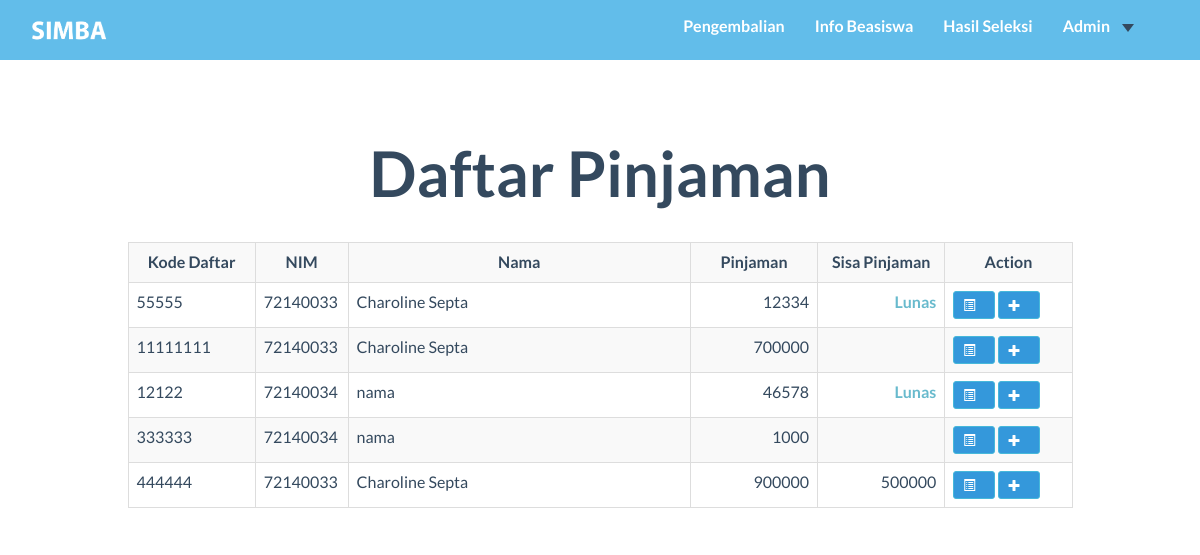
The app's page /user_admin/Cicilan.php, older data.
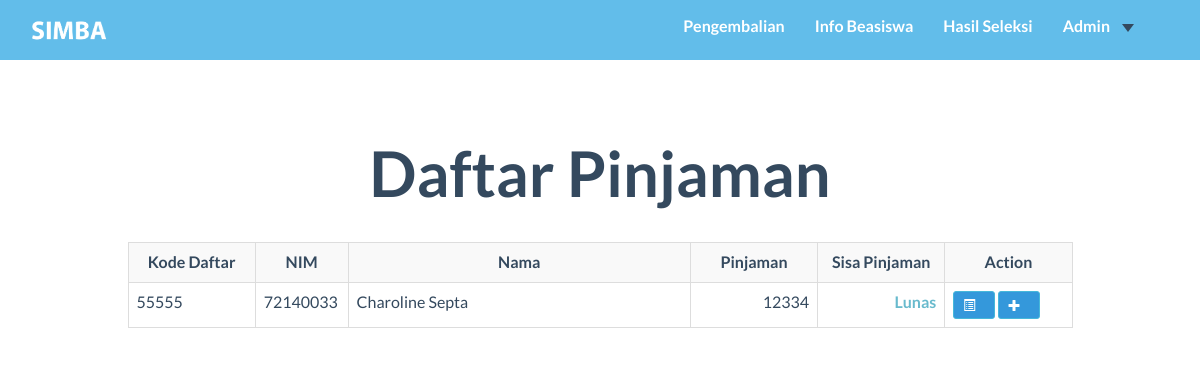
The same page, newer data.
### tables this page shows
CREATE TABLE `pendaftaran` (
  `kd_daftar` int(8) NOT NULL,
  `nim` char(8) NOT NULL,
  `kd_bsw` char(3) NOT NULL,
  `tgl_daftar` timestamp NOT NULL DEFAULT CURRENT_TIMESTAMP,
  `nominal_pengajuan` int(11) NOT NULL,
  `nominal_disetujui` int(11) DEFAULT NULL,
  `sisa_pinjaman` int(11) DEFAULT NULL
);

CREATE TABLE `mahasiswa` (
  `NIM` char(8) NOT NULL,
  `kd_prodi` char(2) NOT NULL,
  `nama_mhs` varchar(99) NOT NULL,
  `gender` char(1) NOT NULL,
  `tgl_lahir` date NOT NULL,
  `email` varchar(99) NOT NULL,
  `alamat` varchar(999) NOT NULL,
  `kode_pos` char(5) NOT NULL,
  `no_telp` char(12) NOT NULL,
  `total_sks` int(11) NOT NULL
);

### user_admin/Cicilan.php (the view, shortened to what this page needs)
<?php
Include ("../function/coba.php");
$q="SELECT pendaftaran.kd_daftar, pendaftaran.nim, nama_mhs, pendaftaran.nominal_disetujui, sisa_pinjaman FROM pendaftaran NATURAL JOIN mahasiswa NATURAL JOIN beasiswa WHERE pendaftaran.kd_bsw like 'P%'AND nominal_disetujui is not null and isTampil = 1";
$getDataPinjaman=mysqli_query($koneksi,$q);
?>
<!DOCTYPE HTML>
<html>
<head>
    <link href="../css/bootstrap.min.css" rel="stylesheet">
    <link rel="stylesheet" href="https://maxcdn.bootstrapcdn.com/bootstrap/3.3.7/css/bootstrap.min.css">
    <link href="../font-awesome/css/font-awesome.min.css" rel="stylesheet">
    <link href="../css/general.css" rel="stylesheet">
    <link href="../css/custom.css" rel="stylesheet">
    <link href="../css/owl.carousel.css" rel="stylesheet">
    <link href="../css/owl.theme.css" rel="stylesheet">
    <link href="../css/style.css" rel="stylesheet">
    <link href="../css/animate.css" rel="stylesheet">
    <link rel="stylesheet" href="../css/magnific-popup.css">
</head>
<body>
  <nav class="navbar-default" role="navigation" style="position: fixed; top: 0px;">
    <div class="container">
      <a class="" href="index.php" ">
        <img src="../img/logo2.png" height="45px" style="margin-top:8px; margin-left:0" id="logo"/>
      </a>
      <div class="collapse navbar-collapse navbar-right navbar-ex1-collapse stuckMenu">
        <ul class="nav navbar-nav">
          <li class="menuItem"><a href="Cicilan.php">Pengembalian </a></li>
          <li class="menuItem"><a href="../index.php#infoBeasiswa">Info Beasiswa </a></li>
          <li class="menuItem"><a href="../index.php#hasilSeleksi">Hasil Seleksi </a></li>
          <li class="menuItem dropdown">
            <a class="dropdown-toggle" data-toggle="dropdown" href="#">Admin<span class="caret"></span></a>
          </li>
        </ul>
      </div>
    </div>
  </nav>
<br/><br/><br/><br/>
  <div class="container">
      <h2 class="text-center">Daftar Pinjaman</h2>
      <br/>
      <div class="row">
          <div class="col-md-1"></div>
          <div class="col-md-10">
              <table class="table table-striped table-bordered">
                  <tr ">
                  <th class="text-center" width="13%">Kode Daftar</th>
                  <th class="text-center" width="5%">NIM</th>
                  <th class="text-center" width="35%">Nama</th>
                  <th class="text-center" width="13%">Pinjaman</th>
                  <th class="text-center" width="13%"> Sisa Pinjaman</th>
                  <th class="text-center" width="13%">Action</th>
                  </tr>
                  <?php
                  while ($rowPjm =  mysqli_fetch_array($getDataPinjaman)){
                      $sisa=(string)$rowPjm[4];
                      if ($sisa==0){
                          $sisa = "<strong style='color: #68bacd'>Lunas</strong>";
                      }
                      echo'
                          <tr>
                              <td>'.$rowPjm['kd_daftar'].'</td>
                              <td>'.$rowPjm['nim'].'</td>
                              <td>'.$rowPjm['nama_mhs'].'</td>
                              <td style="text-align:right">'.$rowPjm['nominal_disetujui'].'</td>
                              <td style="text-align:right">'.$sisa.'</td>
                              <td >
                                    <button type="button" class="btn btn-info btn-xs" data-toggle="modal" data-target="#myModal'.$rowPjm['kd_daftar'].'"><span class="glyphicon glyphicon-list-alt"></span></button>
                                     <button type="button" class="btn btn-info btn-xs" data-toggle="modal" data-target="#addModal'.$rowPjm['kd_daftar'].'"><span class="glyphicon glyphicon-plus"></span></button>
                                    <div id="myModal'.$rowPjm['kd_daftar'].'" class="modal fade" role="dialog">
                                            <td style:"text-algin:left;">'.$rowPjm['kd_daftar'].'</td>
                                            <td>'.$rowPjm['nim'].'</td>
                                            <td>'.$rowPjm['nama_mhs'].'</td>
                                           '.getDetailCicilan($rowPjm['kd_daftar'] ).'
                                    </div>
                                    <div id="addModal'.$rowPjm['kd_daftar'].'" class="modal fade" role="dialog">
                                            <td style:"text-algin:left;">'.$rowPjm['kd_daftar'].'</td>
                                            <td>'.$rowPjm['nim'].'</td>
                                            <td>'.$rowPjm['nama_mhs'].'</td>
                                                 <input type="hidden" min="0 "class="form-control" id="kd_daftar" name="kd_daftar" value="'.$rowPjm['kd_daftar'].'">
                                    </div>
                       ';
                  }
                  ?>
              </table>
  </div>
</body>
</html>

Row changes from the older to the newer data that the page shows:
no longer on this page (row edited): pendaftaran: kd_daftar "11111111", nim "72140033", nim.nama_mhs "Charoline Septa", nominal_disetujui "700000"
no longer on this page (row unchanged): pendaftaran: kd_daftar "12122", nim "72140034", nim.nama_mhs "nama", nominal_disetujui "46578", sisa_pinjaman "Lunas"
no longer on this page (row unchanged): pendaftaran: kd_daftar "333333", nim "72140034", nim.nama_mhs "nama", nominal_disetujui "1000"
no longer on this page (row unchanged): pendaftaran: kd_daftar "444444", nim "72140033", nim.nama_mhs "Charoline Septa", nominal_disetujui "900000", sisa_pinjaman "500000"
